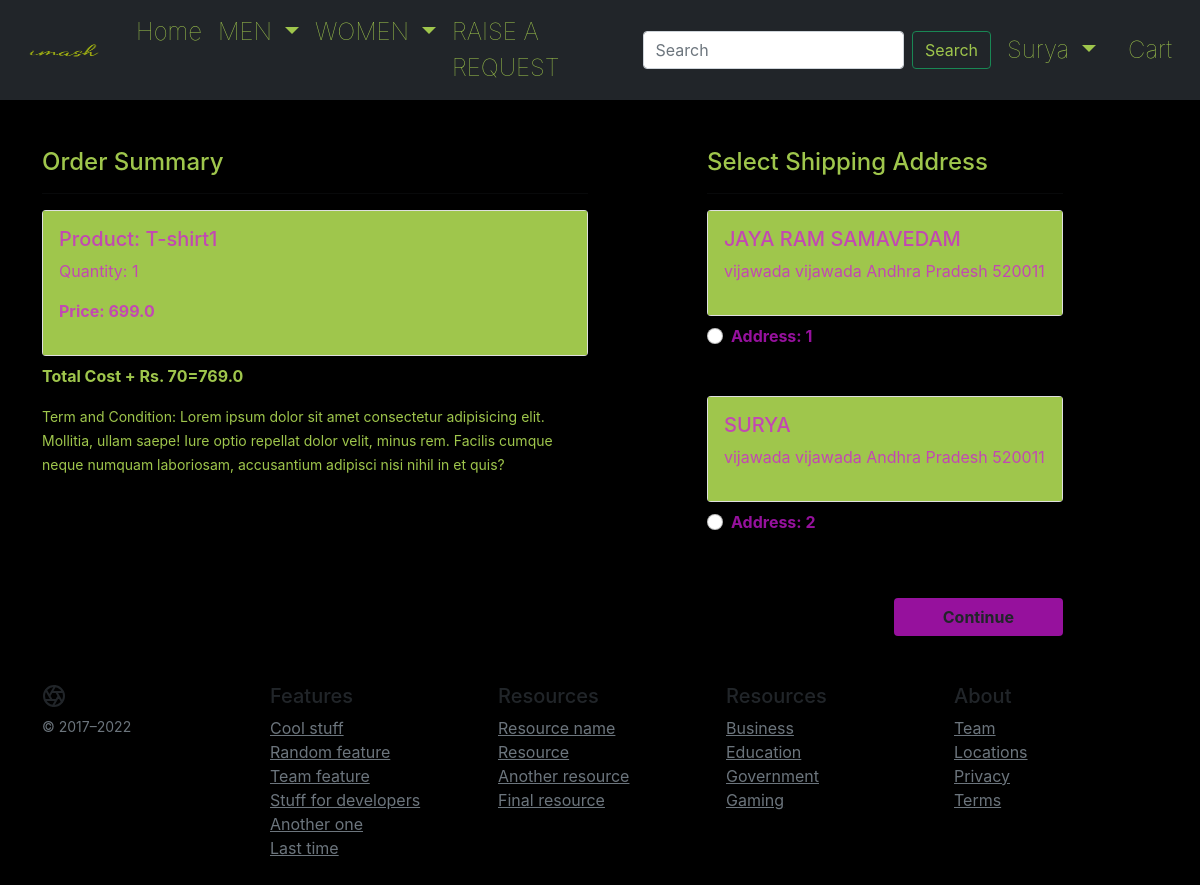
Page /checkout (signed in) on the committed database.
### app/models.py (models this page shows, shortened)
class Cart(models.Model):
    user = models.ForeignKey(User,on_delete=models.CASCADE)
    product = models.ForeignKey(Product,on_delete=models.CASCADE)
    quantity = models.PositiveIntegerField(default=1)
    def __str__(self):
        return str(self.id)
    @property
    def total_cost(self):
        return self.quantity * self.product.discounted_price

class Product(models.Model):
    title=models.CharField(max_length=100)
    selling_price=models.FloatField()
    discounted_price=models.FloatField()
    description=models.TextField()
    brand=models.CharField(max_length=100)
    category=models.CharField(choices=CATEGORY_CHOICES,max_length=2)
    product_image=models.ImageField(upload_to='productimg')
    colour =models.CharField(max_length=100,default=' ')
    fabric = models.CharField(max_length=100,default=' ')
    sizes = models.CharField(max_length=100,default=' ')
    feedback = models.CharField(max_length=100,default=' ')

class Customer(models.Model):
    user=models.ForeignKey(User,on_delete=models.CASCADE)
    name=models.CharField(max_length=200)
    locality=models.CharField(max_length=200)
    city=models.CharField(max_length=50)
    zipcode=models.IntegerField()
    state=models.CharField(choices=STATE_CHOICES, max_length=50)

### app/views.py (the view)
# urls.py: path('checkout', views.checkout, name='checkout'),
def checkout(request):
    request.session['p'] = True
    user =request.user
    add=Customer.objects.filter(user=user)
    cart_items= Cart.objects.filter(user=user)
    amount=0.0
    shipping_amount = 70.0
    total_amount= 0.0
    cart_product = [p for p in Cart.objects.all() if p.user == request.user ]
    print(cart_product)
    if cart_product:
        for p in cart_product:
            tempamount = (p.quantity * p.product.discounted_price)
            amount+=tempamount
        total_amount=amount+shipping_amount
    if not request.session['p']:
        return redirect('home')
    else:
        return render(request, 'app/checkout.html',{'add':add,'totalamount':total_amount,'cart_items':cart_items})

### app/templates/app/checkout.html
{% extends 'app/base.html' %} {% load static %} {% block title %}Buy Now{% endblock title %} {% block main-content %}
<div class="container">
    <div class="row mt-5">
        <div class="col-sm-6">
            <h4 style="color:rgb(159, 198, 76)">Order Summary</h4>
            <hr> {% for cart in cart_items %}
            <div class="card mb-2">
                <div class="card-body" style="background-color:rgb(159, 198, 76)">
                    <h5 style="color:rgba(208, 24, 218, 0.722);">Product: {{cart.product.title}}</h5>
                    <p style="color:rgba(208, 24, 218, 0.722);">Quantity: {{cart.quantity}}</p>
                    <p class="fw-bold" style="color:rgba(208, 24, 218, 0.722);">Price: {{cart.total_cost}}</p>
                </div>
            </div>
            {% endfor %}
            <p class="fw-bold" style="color:rgb(159, 198, 76)">Total Cost + Rs. 70={{totalamount}}</p>
            <small style="color:rgb(159, 198, 76)">Term and Condition: Lorem ipsum dolor sit amet consectetur adipisicing elit. Mollitia, ullam saepe! Iure optio repellat dolor velit, minus rem. Facilis cumque neque numquam laboriosam, accusantium adipisci nisi nihil in et quis?</small>
        </div>
        <div class="col-sm-4 offset-sm-1">
            <h4 style="color:rgb(159, 198, 76)">Select Shipping Address</h4>
            <hr>
            <form action="/paymentdone">
                {% for ad in add %}
                <div class="card">
                    <div class="card-body" style="background-color:rgb(159, 198, 76)">
                        <h5 style="color:rgba(208, 24, 218, 0.722);">{{ad.name}}</h5>
                        <p style="color:rgba(208, 24, 218, 0.722);">{{ad.locality}} {{ad.city}} {{ad.state}} {{ad.zipcode}}</p>
                    </div>
                </div>
                <div class="form-check mt-2 mb-5">
                    <input style="color:rgba(208, 24, 218, 0.722);" class="form-check-input" type="radio" value="{{ad.id}}" name="custid" id="custadd{{forloop.counter}}">
                    <label class="form-check-label fw-bold" for="custadd{{forloop.counter}}" style="color:rgba(208, 24, 218, 0.722);">
            Address: {{forloop.counter}} </label>
                </div>
                {% endfor %}
                <div class="text-end">
                    <button type="submit" class="btn  mt-3 px-5 fw-bold" style="background-color:rgba(208, 24, 218, 0.722);">Continue</button>
                </div>
            </form>
        </div>
    </div>
</div>
{% endblock main-content %}

### app/templates/app/base.html (shortened to what this page needs)
<!doctype html> {% load static %}
<html lang="en">
<head>
    <link href="https://cdn.jsdelivr.net/npm/bootstrap@5.0.0-beta1/dist/css/bootstrap.min.css" rel="stylesheet">
    <link rel="stylesheet" href="{% static 'app/css/style1.css' %}">
    <link rel="stylesheet" href="{% static 'app/css/owl.carousel.min.css' %}">
    <link rel="stylesheet" href="{% static 'app/css/all.min.css' %}">
    <link rel="stylesheet" href="{% static 'app/css/style.css' %}">
    <link rel="stylesheet" href="{% static 'app/css/register.css' %}">
</head>
<body style="font-family:Whitney,-apple-system,BlinkMacSystemFont,Segoe UI,Roboto,Helvetica,Arial,sans-serif;background-color:black ; ">
    <nav class="navbar navbar-expand-lg bg-dark" style="height: 100px">
        <div class="container-fluid">
            <a class="navbar-brand" href="">
                <img src="/static/app/images/logo-removebg-preview.png" alt="Bootstrap" width="100" height="24">
            </a>
            <div class="collapse navbar-collapse" id="navbarTogglerDemo02">
                <ul class="navbar-nav me-auto mb-2 mb-lg-0">
                    <li class="nav-item">
                        <a class="nav-link active" aria-current="page" href="{% url 'home' %}" style=" color: rgb(159, 198, 76) ;font-family:Whitney,-apple-system,BlinkMacSystemFont,Segoe UI,Roboto,Helvetica,Arial,sans-serif;font-size:1.5rem;font-weight:1">Home</a>
                    </li>
                    <li class="nav-item dropdown">
                        <a class="nav-link dropdown-toggle" href="#" role="button" data-bs-toggle="dropdown" aria-expanded="false" style=" color: rgb(159, 198, 76) ;font-family:Whitney,-apple-system,BlinkMacSystemFont,Segoe UI,Roboto,Helvetica,Arial,sans-serif;font-size:1.5rem;font-weight:1">
                        MEN
                      </a>
                    </li>
                    </ul>
                    <li class="nav-item dropdown">
                        <a class="nav-link dropdown-toggle" href="#" role="button" data-bs-toggle="dropdown" aria-expanded="false" style=" color: rgb(159, 198, 76) ;font-family:Whitney,-apple-system,BlinkMacSystemFont,Segoe UI,Roboto,Helvetica,Arial,sans-serif;font-size:1.5rem;font-weight:1">
                        WOMEN
                      </a>
                    </li>
                    <li class="nav-item">
                        <a class="nav-link" href="{% url 'raiserequest' %}" style=" color: rgb(159, 198, 76) ;font-family:Whitney,-apple-system,BlinkMacSystemFont,Segoe UI,Roboto,Helvetica,Arial,sans-serif;font-size:1.5rem;font-weight:1">RAISE A REQUEST</a>
                    </li>
                <form class="d-flex" role="search">
                    <input class="form-control me-2" type="search" placeholder="Search" aria-label="Search">
                    <button class="btn btn-outline-success" type="submit" style=" color: rgb(159, 198, 76);">Search</button>
                </form>
                <div>
                    <ul class="navbar-nav me-auto mb-2 mb-lg-0">
                        {% if request.user.is_authenticated %}
                        <li class="nav-item dropdown mx-2">
                            <a class="nav-link dropdown-toggle text-black" href="#" id="profileDropdown" role="button" data-bs-toggle="dropdown" aria-expanded="false" style=" color: rgb(159, 198, 76) ;font-family:Whitney,-apple-system,BlinkMacSystemFont,Segoe UI,Roboto,Helvetica,Arial,sans-serif;font-size:1.5rem;font-weight:1;align-items:inline">
               {{request.user.username|capfirst}}
             </a>
                        </li>
                        <li class="nav-item mx-2">
                            <a href="{% url 'show_cart' %}" class="nav-link text-black" style=" color: rgb(159, 198, 76) ;font-family:Whitney,-apple-system,BlinkMacSystemFont,Segoe UI,Roboto,Helvetica,Arial,sans-serif;font-size:1.5rem;font-weight:1;align-items:inline"> Cart </a>
                        </li>
                        {% endif %}
                    </ul>
                </div>
            </div>
        </div>
    </nav>
    {% block banner_slider %} {% endblock banner_slider %} {% block livesale %} {% endblock livesale %} {% block main-content %} {% endblock main-content %}
    <footer class="container py-5">
        <div class="row">
            <div class="col-12 col-md">
                <small class="d-block mb-3 text-muted">© 2017–2022</small>
            </div>
            <div class="col-6 col-md">
                <h5>Features</h5>
                <ul class="list-unstyled text-small">
                    <li><a class="link-secondary" href="processing">Cool stuff</a></li>
                    <li><a class="link-secondary" href="processing">Random feature</a></li>
                    <li><a class="link-secondary" href="processing">Team feature</a></li>
                    <li><a class="link-secondary" href="processing">Stuff for developers</a></li>
                    <li><a class="link-secondary" href="processing">Another one</a></li>
                    <li><a class="link-secondary" href="processing">Last time</a></li>
                </ul>
            </div>
            <div class="col-6 col-md">
                <h5>Resources</h5>
                <ul class="list-unstyled text-small">
                    <li><a class="link-secondary" href="processing">Resource name</a></li>
                    <li><a class="link-secondary" href="processing">Resource</a></li>
                    <li><a class="link-secondary" href="processing">Another resource</a></li>
                    <li><a class="link-secondary" href="processing">Final resource</a></li>
                </ul>
            </div>
            <div class="col-6 col-md">
                <h5>Resources</h5>
                <ul class="list-unstyled text-small">
                    <li><a class="link-secondary" href="processing">Business</a></li>
                    <li><a class="link-secondary" href="processing">Education</a></li>
                    <li><a class="link-secondary" href="processing">Government</a></li>
                    <li><a class="link-secondary" href="processing">Gaming</a></li>
                </ul>
            </div>
            <div class="col-6 col-md">
                <h5>About</h5>
                <ul class="list-unstyled text-small">
                    <li><a class="link-secondary" href="processing">Team</a></li>
                    <li><a class="link-secondary" href="processing">Locations</a></li>
                    <li><a class="link-secondary" href="processing">Privacy</a></li>
                    <li><a class="link-secondary" href="processing">Terms</a></li>
                </ul>
            </div>
        </div>
    </footer>
</body>
</html>

### app/static/app/css/style1.css (style rules this page uses)
body { margin: 0px; font-family: -apple-system, BlinkMacSystemFont, 'Segoe UI', Roboto, Oxygen, Ubuntu, Cantarell, 'Open Sans', 'Helvetica Neue', sans-serif; }

### app/static/app/css/register.css (style rules this page uses)
body { margin: 0px; font-family: -apple-system, BlinkMacSystemFont, 'Segoe UI', Roboto, Oxygen, Ubuntu, Cantarell, 'Open Sans', 'Helvetica Neue', sans-serif; }

### rows in the picture
Cart: product "T-shirt1", quantity "1", total_cost "699.0"
Customer: name "JAYA RAM SAMAVEDAM", locality "vijawada", city "vijawada", state "Andhra Pradesh", zipcode "520011"
Customer: name "SURYA", locality "vijawada", city "vijawada", state "Andhra Pradesh", zipcode "520011"

### other values in the picture
{{ request.user.username|capfirst }} "Surya"
{{ totalamount }} "769.0"
